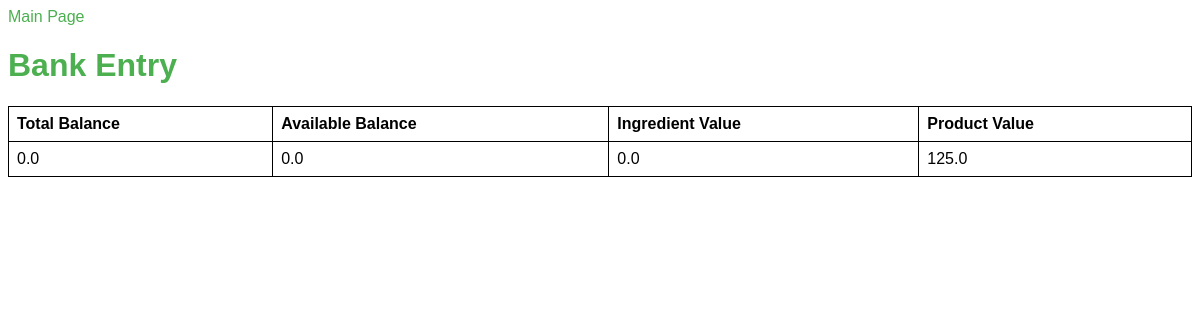
Before: /bank with the older database file.
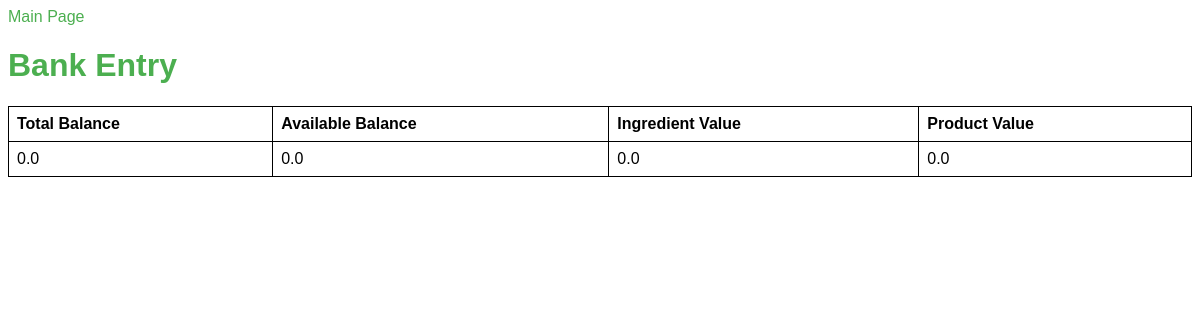
After: the same page with the newer database file.
### backend/app/models/bank_table.py (models this page shows, shortened)
class Bank(Base):
    __tablename__ = "bank"
    account_id = Column(Integer, primary_key=True, default=1)  # Single row enforced with default 1
    total_balance = Column(Float, default=0.0)
    available_balance = Column(Float, default=0.0)
    ingredient_value = Column(Float, default=0.0)
    product_value = Column(Float, default=0.0)

### backend/app/services/admin_webpage.py (the view)
@app.route('/bank', methods=['GET'])
def bank():
    bank = database.get_bank()
    return render_template('bank.html', bank_entry=bank)

### backend/app/chame_app/database_instance.py (called while the page is built)
    def get_session(self):
        return self.SessionLocal()

    def get_bank(self, session = None) -> Bank:
        close_session = False
        if session is None:
            session = self.get_session()
            close_session = True
        try:
            bank = session.query(Bank).filter_by(account_id=1).first()
            if not bank:
                raise ValueError("Bank account not found")
            return bank
        except Exception as e:
            raise e
        finally:
            if close_session:
                session.close()

### frontend/admin_webpage/templates/bank.html (shortened to what this page needs)
<!DOCTYPE html>
<html lang="en">
<head>
    <link rel="stylesheet" href="{{ url_for('static', filename='css/style.css') }}">
</head>
<body>
    <a href="/">Main Page</a>
    <h1>Bank Entry</h1>
    <table border="1">
        <thead>
            <tr>
                <th>Total Balance</th>
                <th>Available Balance</th>
                <th>Ingredient Value</th>
                <th>Product Value</th>
            </tr>
        </thead>
        <tbody>
            <tr>
                <td>{{ bank_entry.total_balance }}</td>
                <td>{{ bank_entry.available_balance }}</td>
                <td>{{ bank_entry.ingredient_value }}</td>
                <td>{{ bank_entry.product_value }}</td>
            </tr>
        </tbody>
    </table>
</body>
</html>

### frontend/admin_webpage/static/css/style.css (style rules this page uses)
body { font-family: Arial, sans-serif; }
h1 { color: #4CAF50; }
table { width: 100%; border-collapse: collapse; }
table, th, td { border: 1px solid black; }
th, td { padding: 8px; text-align: left; }
a { color: #4CAF50; text-decoration: none; }

Changed rows visible on the page:
changed Bank: product_value "125.0" → "0.0"
